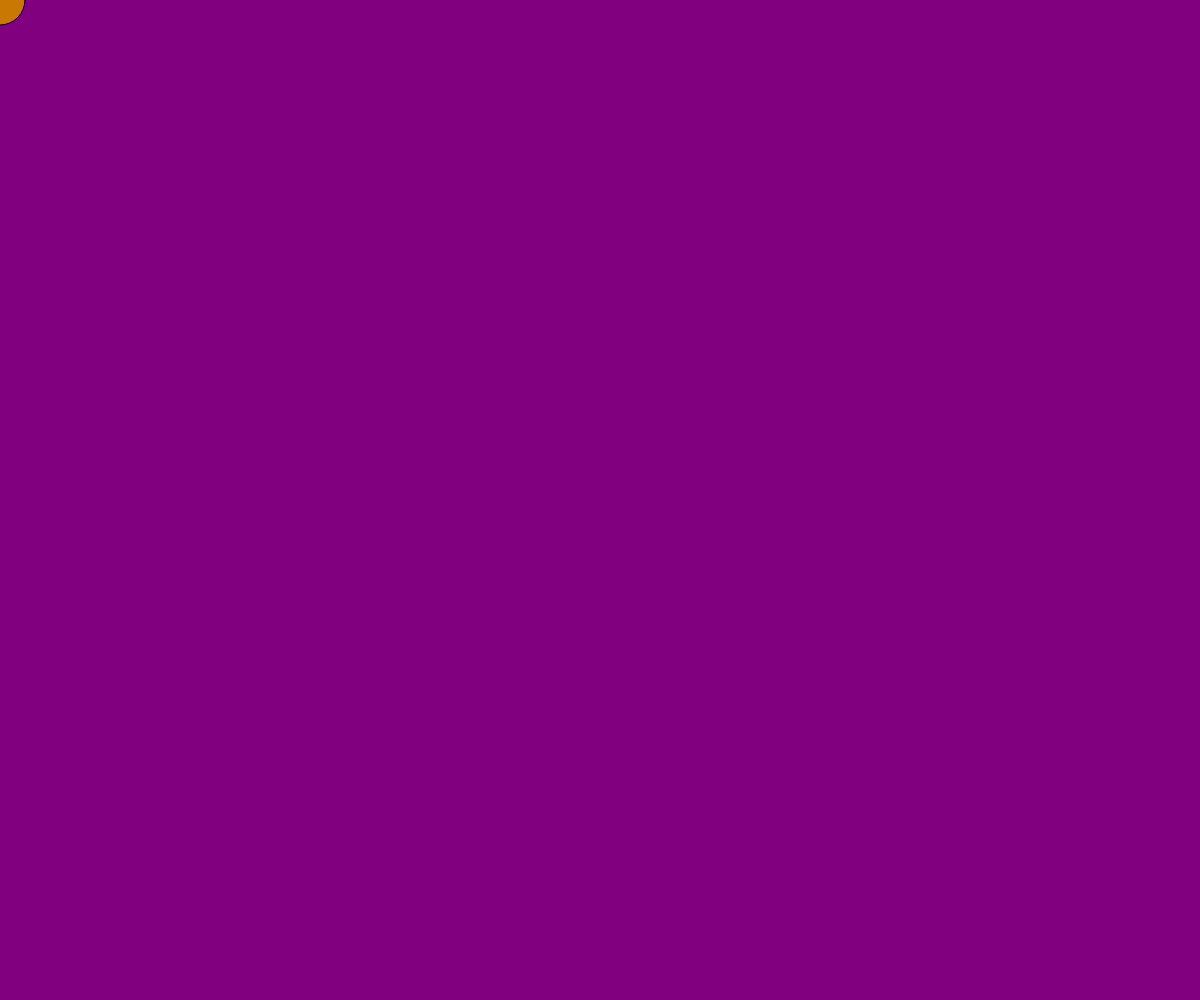
Frame 1 (no input)
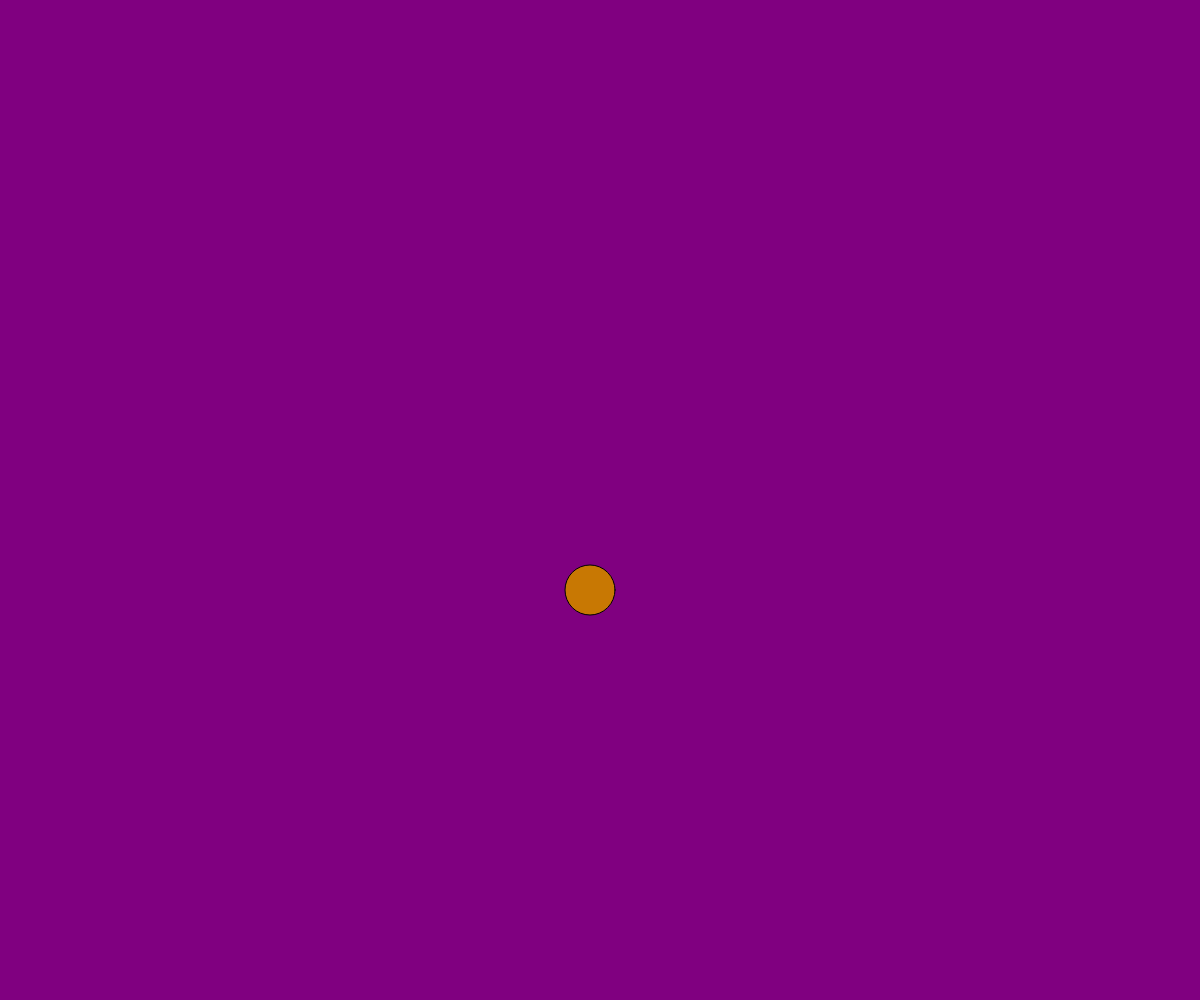
Frame 60 (no input)
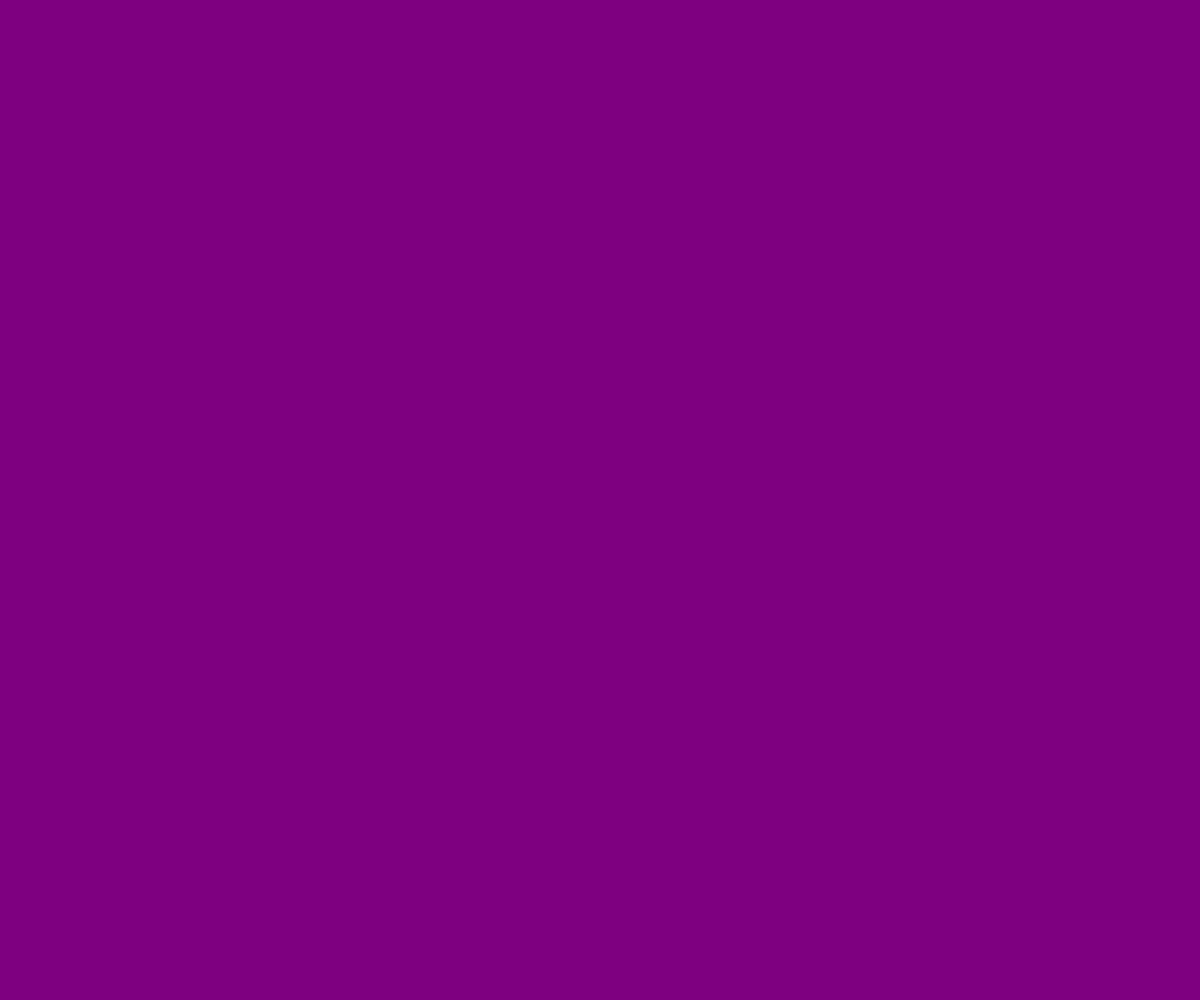
Frame 120 (the mouse pressed at the canvas centre since frame 60)

The p5.js sketch that drew these frames (run headless with seeded random() and noise() and a simulated clock; from frame 60 on, the mouse is pressed at the canvas centre):

// p5.js sketch
// ── sketch.js
var x = 0; // X axis 
var y = 0; // Y axis
// Just called once and done
function setup () {
    createCanvas(windowWidth,windowHeight);
}

// Draw runs over and over again
function draw() {
    background('purple');
    fill(200, 120, 3);
    ellipse(x,y,50,50)
    x = x + 10;
    y = y + 10;
    if (x > width){ 
        X = 0; 
    }

}
// ── drawLoop.html
<html> 
    <head> 
          <script src="sketch.js"></script>
        <script src="https://cdnjs.cloudflare.com/ajax/libs/p5.js/0.5.11/p5.js"></script>
    </head>
    <body> 
    </body>
</html>
